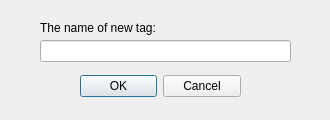
<?xml version="1.0" encoding="UTF-8"?>
<ui version="4.0">
 <class>NewTagDlg</class>
 <widget class="QDialog" name="NewTagDlg">
  <property name="geometry">
   <rect>
    <x>0</x>
    <y>0</y>
    <width>330</width>
    <height>120</height>
   </rect>
  </property>
  <property name="windowTitle">
   <string>New tag</string>
  </property>
  <property name="windowIcon">
   <iconset resource="res.qrc">
    <normaloff>:/icons/icons/app16.png</normaloff>:/icons/icons/app16.png</iconset>
  </property>
  <widget class="QDialogButtonBox" name="buttonBox">
   <property name="geometry">
    <rect>
     <x>80</x>
     <y>70</y>
     <width>161</width>
     <height>32</height>
    </rect>
   </property>
   <property name="orientation">
    <enum>Qt::Horizontal</enum>
   </property>
   <property name="standardButtons">
    <set>QDialogButtonBox::Cancel|QDialogButtonBox::Ok</set>
   </property>
  </widget>
  <widget class="QLabel" name="lb">
   <property name="geometry">
    <rect>
     <x>40</x>
     <y>20</y>
     <width>121</width>
     <height>16</height>
    </rect>
   </property>
   <property name="text">
    <string>The name of new tag:</string>
   </property>
  </widget>
  <widget class="QLineEdit" name="tag">
   <property name="geometry">
    <rect>
     <x>40</x>
     <y>40</y>
     <width>251</width>
     <height>22</height>
    </rect>
   </property>
  </widget>
 </widget>
 <resources>
  <include location="res.qrc"/>
 </resources>
 <connections>
  <connection>
   <sender>buttonBox</sender>
   <signal>accepted()</signal>
   <receiver>NewTagDlg</receiver>
   <slot>accept()</slot>
   <hints>
    <hint type="sourcelabel">
     <x>248</x>
     <y>254</y>
    </hint>
    <hint type="destinationlabel">
     <x>157</x>
     <y>274</y>
    </hint>
   </hints>
  </connection>
  <connection>
   <sender>buttonBox</sender>
   <signal>rejected()</signal>
   <receiver>NewTagDlg</receiver>
   <slot>reject()</slot>
   <hints>
    <hint type="sourcelabel">
     <x>316</x>
     <y>260</y>
    </hint>
    <hint type="destinationlabel">
     <x>286</x>
     <y>274</y>
    </hint>
   </hints>
  </connection>
 </connections>
</ui>
